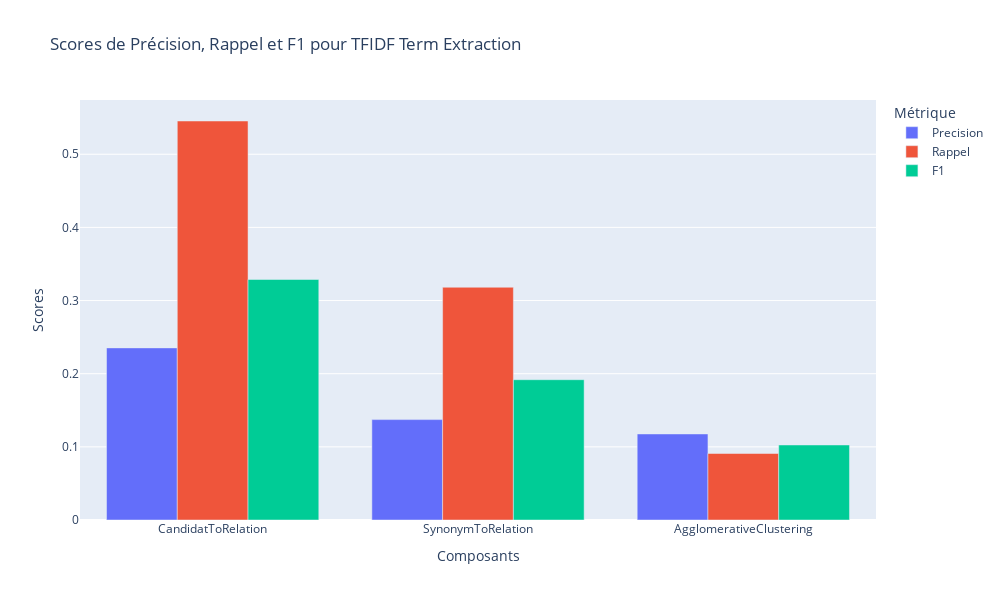

Here is the notebook cell this chart was saved with:
### Code cell
create_bar_chart("TFIDF Term Extraction", pipelines_scores)

### Figure 1 — Plotly figure (JSON) as saved in the notebook; plotly's stock layout.template omitted (floating-point values rounded to 4 significant figures)
{"data": [{"alignmentgroup": "True", "hovertemplate": "Métrique=Precision<br>Composant=%{x}<br>Score=%{y}<extra></extra>", "legendgroup": "Precision", "marker": {"color": "#636efa", "pattern": {"shape": ""}}, "name": "Precision", "offsetgroup": "Precision", "orientation": "v", "showlegend": true, "textposition": "auto", "type": "bar", "x": ["CandidatToRelation", "SynonymToRelation", "AgglomerativeClustering"], "xaxis": "x", "y": [0.2353, 0.1373, 0.1176], "yaxis": "y"}, {"alignmentgroup": "True", "hovertemplate": "Métrique=Rappel<br>Composant=%{x}<br>Score=%{y}<extra></extra>", "legendgroup": "Rappel", "marker": {"color": "#EF553B", "pattern": {"shape": ""}}, "name": "Rappel", "offsetgroup": "Rappel", "orientation": "v", "showlegend": true, "textposition": "auto", "type": "bar", "x": ["CandidatToRelation", "SynonymToRelation", "AgglomerativeClustering"], "xaxis": "x", "y": [0.5455, 0.3182, 0.09091], "yaxis": "y"}, {"alignmentgroup": "True", "hovertemplate": "Métrique=F1<br>Composant=%{x}<br>Score=%{y}<extra></extra>", "legendgroup": "F1", "marker": {"color": "#00cc96", "pattern": {"shape": ""}}, "name": "F1", "offsetgroup": "F1", "orientation": "v", "showlegend": true, "textposition": "auto", "type": "bar", "x": ["CandidatToRelation", "SynonymToRelation", "AgglomerativeClustering"], "xaxis": "x", "y": [0.3288, 0.1918, 0.1026], "yaxis": "y"}], "layout": {"barmode": "group", "height": 600, "legend": {"title": {"text": "Métrique"}, "tracegroupgap": 0}, "title": {"text": "Scores de Précision, Rappel et F1 pour TFIDF Term Extraction"}, "width": 1000, "xaxis": {"anchor": "y", "domain": [0, 1], "title": {"text": "Composants"}}, "yaxis": {"anchor": "x", "domain": [0, 1], "title": {"text": "Scores"}}}}
